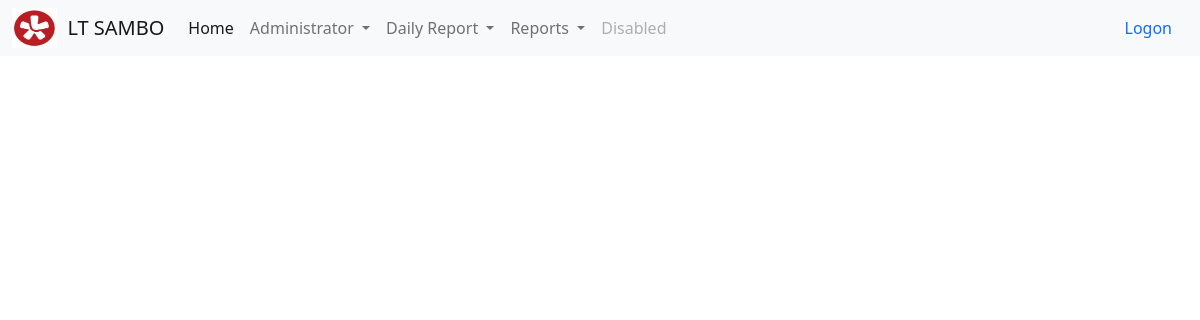
The page /wv_main/submit_work_volume on the database as committed earlier.
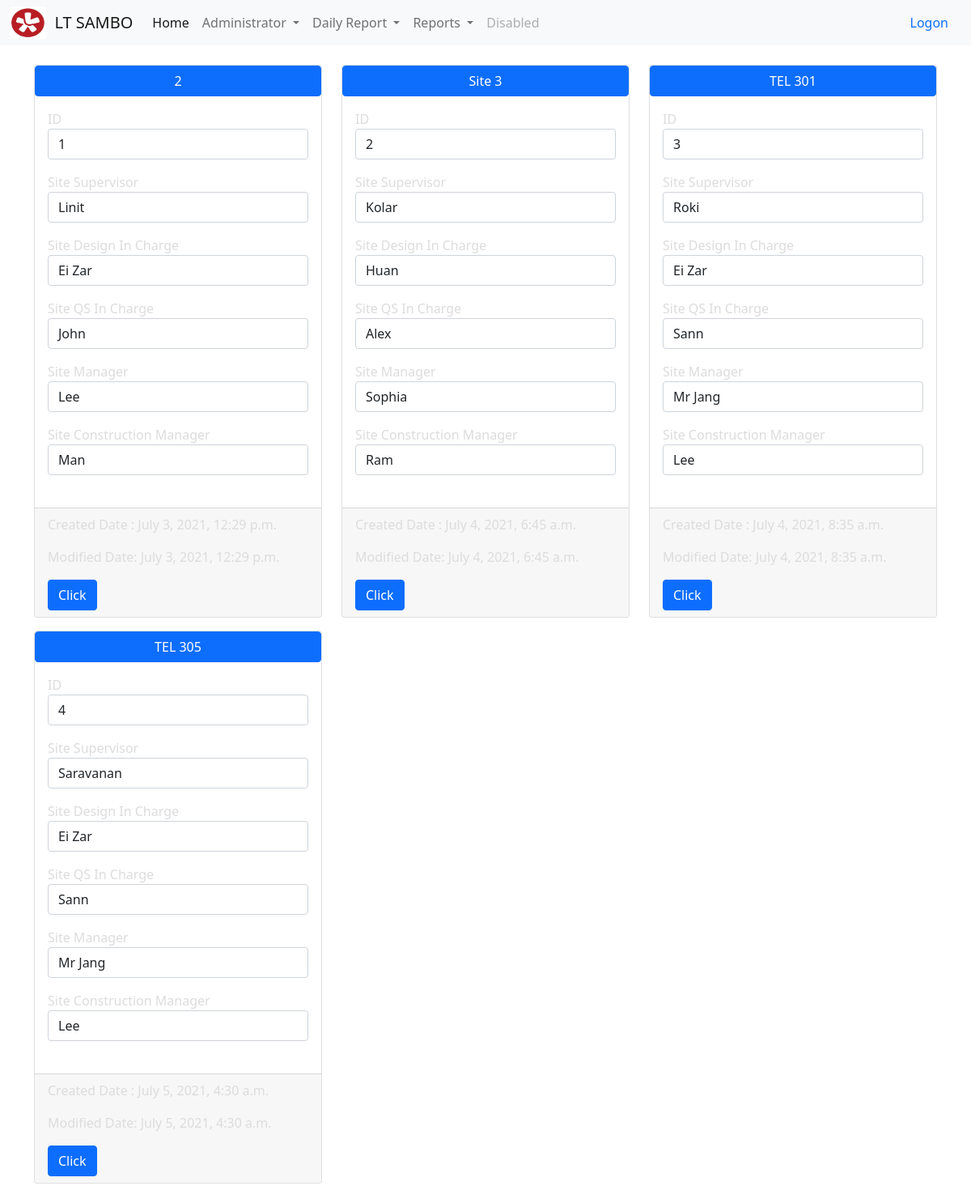
The same page on the database as committed later.
### todo_list/models.py (models this page shows, shortened)
class WV_Main(models.Model):
    CD_Site = models.CharField(max_length=200)
    TX_Site_Supervisor = models.CharField(max_length=200)
    TX_Site_In_charge_Design = models.CharField(max_length=200)
    TX_Site_In_charge_QS = models.CharField(max_length=200)
    TX_Site_Manager = models.CharField(max_length=200)
    TX_Construction_Manager = models.CharField(max_length=200)
    created_date = models.DateTimeField(auto_now_add=True)
    modified_date = models.DateTimeField(auto_now=True)
    Is_Active = models.BooleanField(default=True)

### todo_list/views.py (the view)
# urls.py: path('wv_main/submit_work_volume',views.submit_work_volume, name='submit_work_volume'),
def submit_work_volume(request):
    wv_main_items = WV_Main.objects.all
    return render(request, 'submission/wv_submit_report.html', {'wv_main_items': wv_main_items})

### todo_list/templates/submission/wv_submit_report.html (shortened to what this page needs)
{% extends 'base.html' %}
{% load static %}
{% block content %}
<div class="container">
    {%if wv_main_items %}
    <div class="row mb3">
      {% for things in wv_main_items %}
      <div class="col-md-4 mb-3">
        <div class="card h-100">
          <a href="{% url 'wv_daily_submission' things.id %}" class="btn btn-primary">{{ things.CD_Site }}</a>
          <div class="card-body">
              <label>ID</label><p class="card-text form-control">{{ things.id }}</p>
              <label>Site Supervisor</label><p class="card-text form-control">{{ things.TX_Site_Supervisor }}</p>
              <label>Site Design In Charge</label><p class="card-text form-control">{{ things.TX_Site_In_charge_Design }}</p>
              <label>Site QS In Charge</label><p class="card-text form-control">{{ things.TX_Site_In_charge_QS }}</p>
              <label>Site Manager</label><p class="card-text form-control">{{ things.TX_Site_Manager }}</p>
              <label>Site Construction Manager</label><p class="card-text form-control">{{ things.TX_Construction_Manager }}</p>
          </div>
          <div class="card-footer">
              <p class="card-text">Created Date : {{ things.created_date }}</p>
              <p class="card-text">Modified Date: {{ things.modified_date }}</p>
            <a href="{% url 'wv_daily_submission' things.id %}" class="btn btn-primary">Click</a>
          </div>
        </div>
          <br>
      </div>
        {% endfor %}
    </div>
   {% endif %}
</div>
{% endblock %}

Rows that differ between the two databases and show on the page:
added WV_Main: CD_Site "2", id "1", TX_Site_Supervisor "Linit", TX_Site_In_charge_Design "Ei Zar", TX_Site_In_charge_QS "John", TX_Site_Manager "Lee", TX_Construction_Manager "Man", created_date "July 3, 2021, 12:29 p.m.", modified_date "July 3, 2021, 12:29 p.m."
added WV_Main: CD_Site "Site 3", id "2", TX_Site_Supervisor "Kolar", TX_Site_In_charge_Design "Huan", TX_Site_In_charge_QS "Alex", TX_Site_Manager "Sophia", TX_Construction_Manager "Ram", created_date "July 4, 2021, 6:45 a.m.", modified_date "July 4, 2021, 6:45 a.m."
added WV_Main: CD_Site "TEL 301", id "3", TX_Site_Supervisor "Roki", TX_Site_In_charge_Design "Ei Zar", TX_Site_In_charge_QS "Sann", TX_Site_Manager "Mr Jang", TX_Construction_Manager "Lee", created_date "July 4, 2021, 8:35 a.m.", modified_date "July 4, 2021, 8:35 a.m."
added WV_Main: CD_Site "TEL 305", id "4", TX_Site_Supervisor "Saravanan", TX_Site_In_charge_Design "Ei Zar", TX_Site_In_charge_QS "Sann", TX_Site_Manager "Mr Jang", TX_Construction_Manager "Lee", created_date "July 5, 2021, 4:30 a.m.", modified_date "July 5, 2021, 4:30 a.m."
